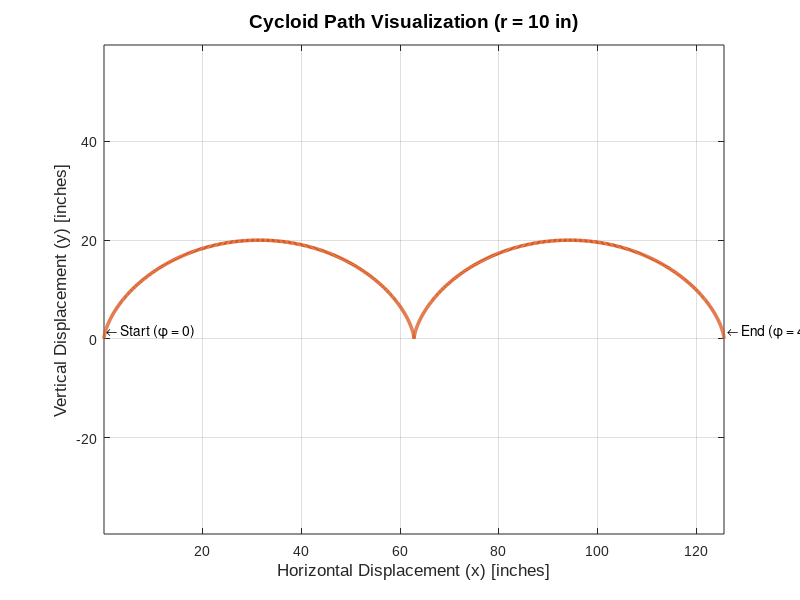

This figure's MATLAB source:
% =========================================================================================
% FILE NAME: Q30_CycloidPlot.m
% AUTHOR: [Amey Thakur](https://github.com/Amey-Thakur)
% COURSE REPO: https://github.com/Amey-Thakur/COMPUTATIONAL-METHODS-AND-MODELING-FOR-ENGINEERING-APPLICATIONS
% RELEASE DATE: September 08, 2023
% LICENSE: Creative Commons Attribution 4.0 International (CC BY 4.0)
%
% DESCRIPTION:
% This script generates a precise parametric plot of a cycloid, the curve traced by a 
% point on the circumference of a circular wheel rolling along a straight line.
%
% PROBLEM STATEMENT (Q30):
% A cycloid is the curve described by a point on the circumference of a circular 
% wheel rolling along a straight line. The parametric equations of a cycloid are:
% x = r(phi - sin(phi))
% y = r(1 - cos(phi))
% Plot the cycloid for r = 10 inches and for 0 <= phi <= 4*pi.
%
% PARAMETRIC EQUATIONS:
% x = r * (phi - sin(phi))
% y = r * (1 - cos(phi))
%
% TECHNOLOGY STACK:
% - Programming Language: MATLAB (R2023a+)
% =========================================================================================

% --- Environment Initialization ---
clc;
clear;
close all;

% --- Configuration Parameters ---
r = 10; % Radius of the rolling wheel (inches)
phi = linspace(0, 4*pi, 1000); % Angular parameter range [0, 4*pi] (two full rotations)

% --- Parametric Computation ---
x = r * (phi - sin(phi));
y = r * (1 - cos(phi));

% --- Visualization Engine ---
figure('Color', 'w', 'Name', 'Parametric Cycloid Visualization');
plot(x, y, 'LineWidth', 2.5, 'Color', '#D95319');

% Aesthetics and Layout
grid on;
axis equal; % Ensures the geometric proportions are preserved (e.g., circular cross-section)
set(gca, 'FontName', 'Arial', 'FontSize', 10);

% Annotation and Labeling
title(['Cycloid Path Visualization (r = ', num2str(r), ' in)'], 'FontSize', 14, 'FontWeight', 'bold');
xlabel('Horizontal Displacement (x) [inches]', 'FontSize', 12);
ylabel('Vertical Displacement (y) [inches]', 'FontSize', 12);

% Annotating the rotational limits
text(x(1), y(1), ' \leftarrow Start (\phi = 0)', 'VerticalAlignment', 'bottom');
text(x(end), y(end), ' \leftarrow End (\phi = 4\pi)', 'VerticalAlignment', 'bottom');

% Professional Scholarly Footer
fprintf('Geometrical Insight: The resulting curve represents two full arching cycles of a point rolling on a 10-inch radius circle.\n');
